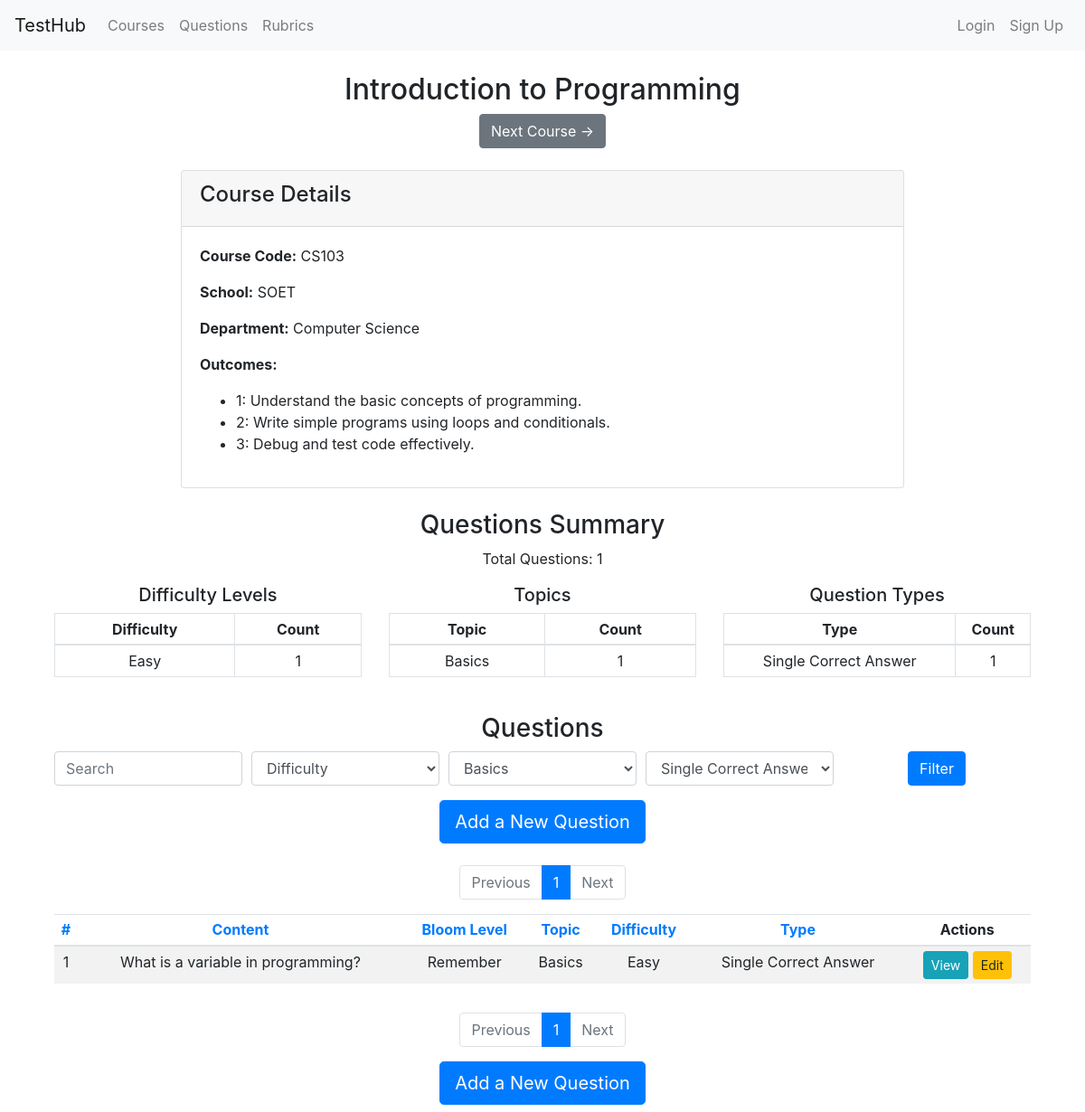
The page /courses/view/1 on the database its author committed.
### models.py (models this page shows, shortened)
class Course(db.Model):
    id = db.Column(db.Integer, primary_key=True)
    name = db.Column(db.String(100), nullable=False)
    course_code = db.Column(db.String(20), nullable=False)
    school = db.Column(db.String(10), nullable=False)
    department = db.Column(db.String(100), nullable=False)
    outcomes = db.relationship('CourseOutcome', backref='course', lazy=True, cascade="all, delete-orphan")

class CourseOutcome(db.Model):
    id = db.Column(db.Integer, primary_key=True)
    number = db.Column(db.Integer, nullable=False)
    description = db.Column(db.String(200), nullable=False)
    course_id = db.Column(db.Integer, db.ForeignKey('course.id'), nullable=False)

class Question(db.Model):
    id = db.Column(db.Integer, primary_key=True)
    content = db.Column(db.Text, nullable=False)
    course_id = db.Column(db.Integer, db.ForeignKey('course.id'), nullable=False)
    bloom_level = db.Column(db.String(50))
    topic = db.Column(db.String(100))
    difficulty = db.Column(db.String(50))
    question_type = db.Column(db.String(50))
    options = db.Column(db.Text)  # To store options for MCQs
    correct_answer = db.Column(db.Text)  # To store correct answer(s)
    pairs = db.Column(db.Text)  # To store pairs for matching questions
    essay_details = db.Column(db.Text)  # To store details for essay questions
    created_by = db.Column(db.String(100), nullable=False)
    created_at = db.Column(db.DateTime, nullable=False, default=datetime.utcnow)
    last_edited_by = db.Column(db.String(100), nullable=True)
    last_edited_at = db.Column(db.DateTime, nullable=True)
    course = db.relationship('Course', backref=db.backref('questions', lazy=True))

### routes/courses.py (the view)
@course_bp.route('/view/<int:course_id>', methods=['GET'])
def view_course(course_id):
    course = Course.query.get_or_404(course_id)
    query = Question.query.filter_by(course_id=course_id)
    search_fields = ['content', 'bloom_level', 'topic', 'difficulty', 'question_type']
    filter_fields = ['bloom_level', 'difficulty', 'question_type']
    query = apply_filters(query, Question, search_fields, filter_fields)
    query = apply_sorting(query, Question)
    questions, total_questions, pagination = apply_pagination(query)
    bloom_levels = db.session.query(Question.bloom_level).distinct().all()
    difficulties = db.session.query(Question.difficulty).distinct().all()
    question_types = db.session.query(Question.question_type).distinct().all()
    per_page = int(request.args.get('per_page', 50))
    page = int(request.args.get('page', 1))
    prev_course = Course.query.filter(Course.id < course_id).order_by(Course.id.desc()).first()
    next_course = Course.query.filter(Course.id > course_id).order_by(Course.id.asc()).first()
    difficulty_counts = db.session.query(Question.difficulty, func.count(Question.id)).filter_by(course_id=course_id).group_by(Question.difficulty).order_by(func.count(Question.id).desc()).all()
    topic_counts = db.session.query(Question.topic, func.count(Question.id)).filter_by(course_id=course_id).group_by(Question.topic).order_by(func.count(Question.id).desc()).all()
    type_counts = db.session.query(Question.question_type, func.count(Question.id)).filter_by(course_id=course_id).group_by(Question.question_type).order_by(func.count(Question.id).desc()).all()
    difficulty_data = {d: c for d, c in difficulty_counts}
    topic_data = {t: c for t, c in topic_counts}
    type_data = {t: c for t, c in type_counts}
    total_questions = sum(difficulty_data.values())
    return render_template(
        'course_view.html',
        course=course,
        questions=questions,
        total_questions=total_questions,
        bloom_levels=bloom_levels,
        difficulties=difficulties,
        question_types=question_types,
        pagination=pagination,
        per_page=per_page, page=page,
        prev_course=prev_course,
        next_course=next_course,
        difficulty_data=difficulty_data,
        topic_data=topic_data,
        type_data=type_data,
    )

### utils.py (called while the page is built)
def apply_filters(query, model, search_fields, filter_fields):
    search = request.args.get('search')
    if search:
        filters = [getattr(model, field).ilike(f'%{search}%') for field in search_fields]
        query = query.filter(or_(*filters))
    for field in filter_fields:
        value = request.args.get(field)
        if value:
            query = query.filter(getattr(model, field) == value)
    return query

def apply_sorting(query, model):
    sort_by = request.args.get('sort_by', 'id')  # Default to 'id' if not provided or empty
    if not sort_by or not hasattr(model, sort_by):
        sort_by = 'id'  # Ensure sort_by is valid and falls back to 'id'
    sort_order = request.args.get('sort_order', 'asc')
    if sort_order == 'asc':
        query = query.order_by(getattr(model, sort_by).asc())
    else:
        query = query.order_by(getattr(model, sort_by).desc())
    return query

def apply_pagination(query):
    per_page = int(request.args.get('per_page', 50))
    page = int(request.args.get('page', 1))
    pagination = query.paginate(page=page, per_page=per_page, error_out=False)
    return pagination.items, pagination.total, pagination

### templates/course_view.html (shortened to what this page needs)
{% extends "base.html" %}
{% block content %}
<div class="container mt-4">
  <div class="text-center w-100">
    <h2 class="mb-0">{{ course.name }}</h2>
  </div>
  <div class="text-center mt-2">
    {% if next_course %}
      <a class="btn btn-secondary" href="{{ url_for('courses.view_course', course_id=next_course.id) }}" role="button">Next Course &#8594;</a>
    {% endif %}
  </div>
  <div class="card mt-4 mx-auto" style="max-width: 800px;">
    <div class="card-header">
      <h4>Course Details</h4>
    </div>
    <div class="card-body">
      <p><strong>Course Code:</strong> {{ course.course_code }}</p>
      <p><strong>School:</strong> {{ course.school }}</p>
      <p><strong>Department:</strong> {{ course.department }}</p>
      <p><strong>Outcomes:</strong></p>
      <ul>
        {% for outcome in course.outcomes %}
        <li>{{ outcome.number }}: {{ outcome.description }}</li>
        {% endfor %}
      </ul>
    </div>
  </div>
  <div class="text-center mt-4">
    <h3>Questions Summary</h3>
    <p>Total Questions: {{ total_questions }}</p>
    <div class="row">
      <div class="col-md-4">
        <h5>Difficulty Levels</h5>
        <table class="table table-bordered table-sm">
          <thead>
            <tr>
              <th>Difficulty</th>
              <th>Count</th>
            </tr>
          </thead>
          <tbody>
            {% for difficulty, count in difficulty_data.items() %}
            <tr style="height: 30px;">
              <td>{{ difficulty }}</td>
              <td>{{ count }}</td>
            </tr>
            {% endfor %}
          </tbody>
        </table>
      </div>
      <div class="col-md-4">
        <h5>Topics</h5>
        <table class="table table-bordered table-sm">
          <thead>
            <tr>
              <th>Topic</th>
              <th>Count</th>
            </tr>
          </thead>
          <tbody>
            {% for topic, count in topic_data.items() %}
            <tr style="height: 30px;">
              <td>{{ topic }}</td>
              <td>{{ count }}</td>
            </tr>
            {% endfor %}
          </tbody>
        </table>
      </div>
      <div class="col-md-4">
        <h5>Question Types</h5>
        <table class="table table-bordered table-sm">
          <thead>
            <tr>
              <th>Type</th>
              <th>Count</th>
            </tr>
          </thead>
          <tbody>
            {% for question_type, count in type_data.items() %}
            <tr style="height: 30px;">
              <td>{{ question_type }}</td>
              <td>{{ count }}</td>
            </tr>
            {% endfor %}
          </tbody>
        </table>
      </div>
    </div>
  </div>
  <div class="text-center mt-4">
    <h3>Questions</h3>
    <form method="get" action="{{ url_for('courses.view_course', course_id=course.id) }}">
      <div class="form-row">
        <div class="col">
          <input type="text" class="form-control" name="search" placeholder="Search" value="{{ search_query }}">
        </div>
        <div class="col">
          <select class="form-control" name="difficulty">
            <option value="">Difficulty</option>
          </select>
        </div>
        <div class="col">
          <select class="form-control" name="topic">
            {% for topic, count in topic_data.items() %}
            <option value="{{ topic }}" {% if topic == topic %}selected{% endif %}>{{ topic }}</option>
            {% endfor %}
          </select>
        </div>
        <div class="col">
          <select class="form-control" name="question_type">
            {% for question_type, count in type_data.items() %}
            <option value="{{ question_type }}" {% if question_type == question_type %}selected{% endif %}>{{ question_type }}</option>
            {% endfor %}
          </select>
        </div>
        <div class="col">
          <button type="submit" class="btn btn-primary">Filter</button>
        </div>
      </div>
    </form>
  </div>
  <div class="text-center mt-3">
    <a class="btn btn-primary btn-lg mb-2" href="{{ url_for('questions.create_question') }}" role="button">Add a New Question</a>
  </div>
  <nav aria-label="Page navigation" class="mt-3">
    <ul class="pagination justify-content-center">
      <li class="page-item {% if not pagination.has_prev %}disabled{% endif %}">
        <a class="page-link" href="{{ url_for('courses.view_course', course_id=course.id, page=pagination.prev_num, search=search_query, sort_by=sort_by, sort_order=sort_order, difficulty=difficulty, topic=topic, question_type=question_type) }}">Previous</a>
      </li>
      {% for page_num in pagination.iter_pages() %}
      <li class="page-item {% if page_num == pagination.page %}active{% endif %}">
        <a class="page-link" href="{{ url_for('courses.view_course', course_id=course.id, page=page_num, search=search_query, sort_by=sort_by, sort_order=sort_order, difficulty=difficulty, topic=topic, question_type=question_type) }}">{{ page_num }}</a>
      </li>
      {% endfor %}
      <li class="page-item {% if not pagination.has_next %}disabled{% endif %}">
        <a class="page-link" href="{{ url_for('courses.view_course', course_id=course.id, page=pagination.next_num, search=search_query, sort_by=sort_by, sort_order=sort_order, difficulty=difficulty, topic=topic, question_type=question_type) }}">Next</a>
      </li>
    </ul>
  </nav>
  <div class="table-responsive mt-3">
    <table class="table table-striped text-center table-sm">
      <thead>
        <tr>
          <th><a href="{{ url_for('courses.view_course', course_id=course.id, search=search_query, sort_by='id', sort_order='asc' if sort_order == 'desc' else 'desc') }}">#</a></th>
          <th><a href="{{ url_for('courses.view_course', course_id=course.id, search=search_query, sort_by='content', sort_order='asc' if sort_order == 'desc' else 'desc') }}">Content</a></th>
          <th><a href="{{ url_for('courses.view_course', course_id=course.id, search=search_query, sort_by='bloom_level', sort_order='asc' if sort_order == 'desc' else 'desc') }}">Bloom Level</a></th>
          <th><a href="{{ url_for('courses.view_course', course_id=course.id, search=search_query, sort_by='topic', sort_order='asc' if sort_order == 'desc' else 'desc') }}">Topic</a></th>
          <th><a href="{{ url_for('courses.view_course', course_id=course.id, search=search_query, sort_by='difficulty', sort_order='asc' if sort_order == 'desc' else 'desc') }}">Difficulty</a></th>
          <th><a href="{{ url_for('courses.view_course', course_id=course.id, search=search_query, sort_by='question_type', sort_order='asc' if sort_order == 'desc' else 'desc') }}">Type</a></th>
          <th>Actions</th>
        </tr>
      </thead>
      <tbody>
        {% for question in questions %}
        <tr style="height: 30px;">
          <td>{{ loop.index + ((pagination.page - 1) * pagination.per_page) }}</td>
          <td>{{ question.content }}</td>
          <td>{{ question.bloom_level }}</td>
          <td>{{ question.topic }}</td>
          <td>{{ question.difficulty }}</td>
          <td>{{ question.question_type }}</td>
          <td>
            <a href="{{ url_for('questions.view_question', question_id=question.id) }}" class="btn btn-sm btn-info">View</a>
            <a href="{{ url_for('questions.edit_question', question_id=question.id) }}" class="btn btn-sm btn-warning">Edit</a>
          </td>
        </tr>
        {% endfor %}
      </tbody>
    </table>
  </div>
  <nav aria-label="Page navigation" class="mt-3">
    <ul class="pagination justify-content-center">
      <li class="page-item {% if not pagination.has_prev %}disabled{% endif %}">
        <a class="page-link" href="{{ url_for('courses.view_course', course_id=course.id, page=pagination.prev_num, search=search_query, sort_by=sort_by, sort_order=sort_order, difficulty=difficulty, topic=topic, question_type=question_type) }}">Previous</a>
      </li>
      {% for page_num in pagination.iter_pages() %}
      <li class="page-item {% if page_num == pagination.page %}active{% endif %}">
        <a class="page-link" href="{{ url_for('courses.view_course', course_id=course.id, page=page_num, search=search_query, sort_by=sort_by, sort_order=sort_order, difficulty=difficulty, topic=topic, question_type=question_type) }}">{{ page_num }}</a>
      </li>
      {% endfor %}
      <li class="page-item {% if not pagination.has_next %}disabled{% endif %}">
        <a class="page-link" href="{{ url_for('courses.view_course', course_id=course.id, page=pagination.next_num, search=search_query, sort_by=sort_by, sort_order=sort_order, difficulty=difficulty, topic=topic, question_type=question_type) }}">Next</a>
      </li>
    </ul>
  </nav>
  <div class="text-center mt-3">
    <a class="btn btn-primary btn-lg mb-2" href="{{ url_for('questions.create_question') }}" role="button">Add a New Question</a>
  </div>
</div>
{% endblock %}

### rows shown on the page
Course: name "Introduction to Programming", course_code "CS103", school "SOET", department "Computer Science"
CourseOutcome: number "1", description "Understand the basic concepts of programming."
CourseOutcome: number "2", description "Write simple programs using loops and conditionals."
CourseOutcome: number "3", description "Debug and test code effectively."
Question: difficulty "Easy", count "1", topic "Basics", question_type "Single Correct Answer", content "What is a variable in programming?", bloom_level "Remember"

### other values the page prints
{{ total_questions }} "1"
{{ page_num }} "1"
form field topic "Basics"
form field question_type "Single Correct Answer"
